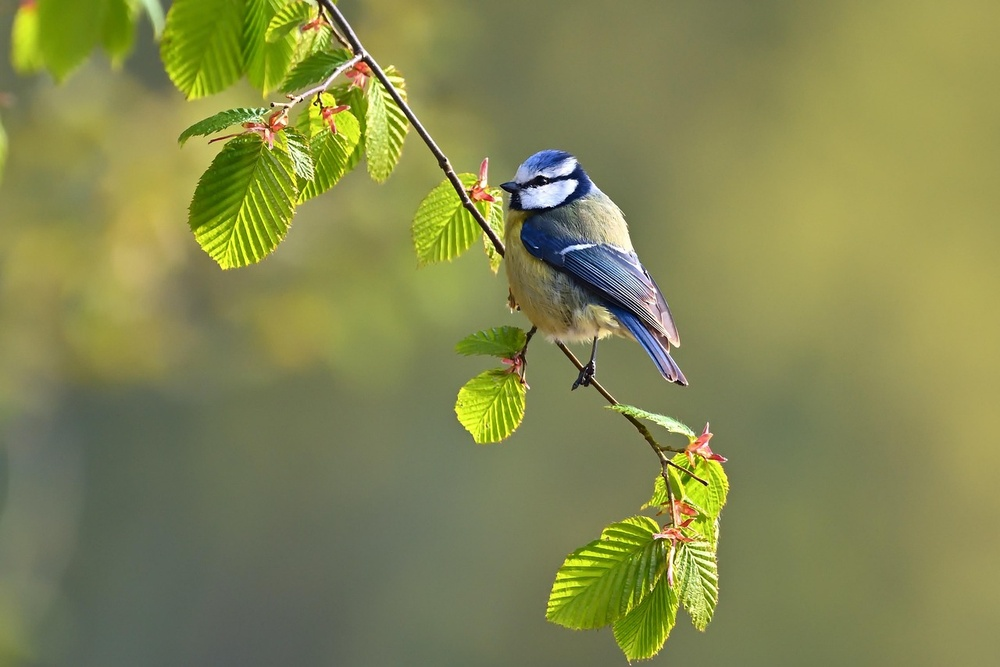
#> input picture Reconhecimento óptico de caracteres (OCR)/imagem/Image of a Bird.jpg, 1000 x 667 px, shrunk from 1280 x 854 before the run
$ python corte_met.py
#> lines starting #> are read from the running program, lines starting #| are printed output that depends on the picture
from PIL import Image

# Abre a imagem
objImage = Image.open("Image of a Bird.jpg")
#> objImage is the input picture: PIL image 1000x667 RGB; mean R, G, B 131.9, 135.6, 80.7

# Obtém largura e altura
width, height = objImage.size
#> width = 1000; height = 667

# Define a área de corte para a metade esquerda
crop_area = (
    0,                   # esquerda (começo)
    0,                   # topo (começo)
    int(width / 2),      # direita (metade)
    height               # baixo (final)
)
#> crop_area = (0, 0, 500, 667)

# Faz o corte
cropped_image = objImage.crop(crop_area)
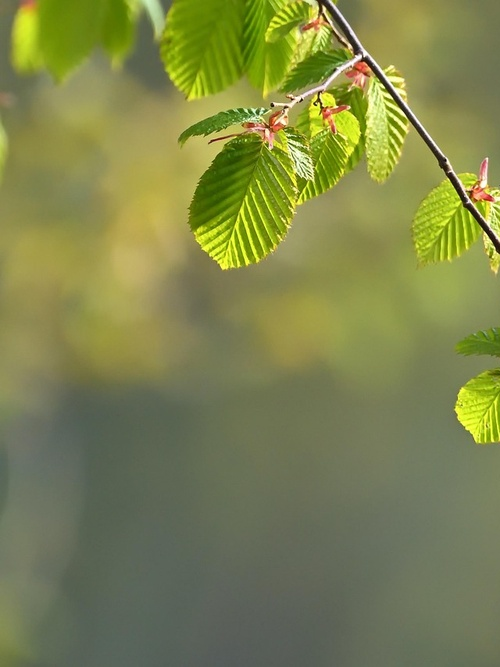
#> cropped_image: PIL image 500x667 RGB; mean R, G, B 125.8, 131.9, 76.6

# Salva a nova imagem
cropped_image.save("Cropped_Left_Half_of_Image.jpg")

# Mostra para confirmar
print("Corte realizado! Área da nova imagem:", cropped_image.size)
#| Corte realizado! Área da nova imagem: (500, 667)
